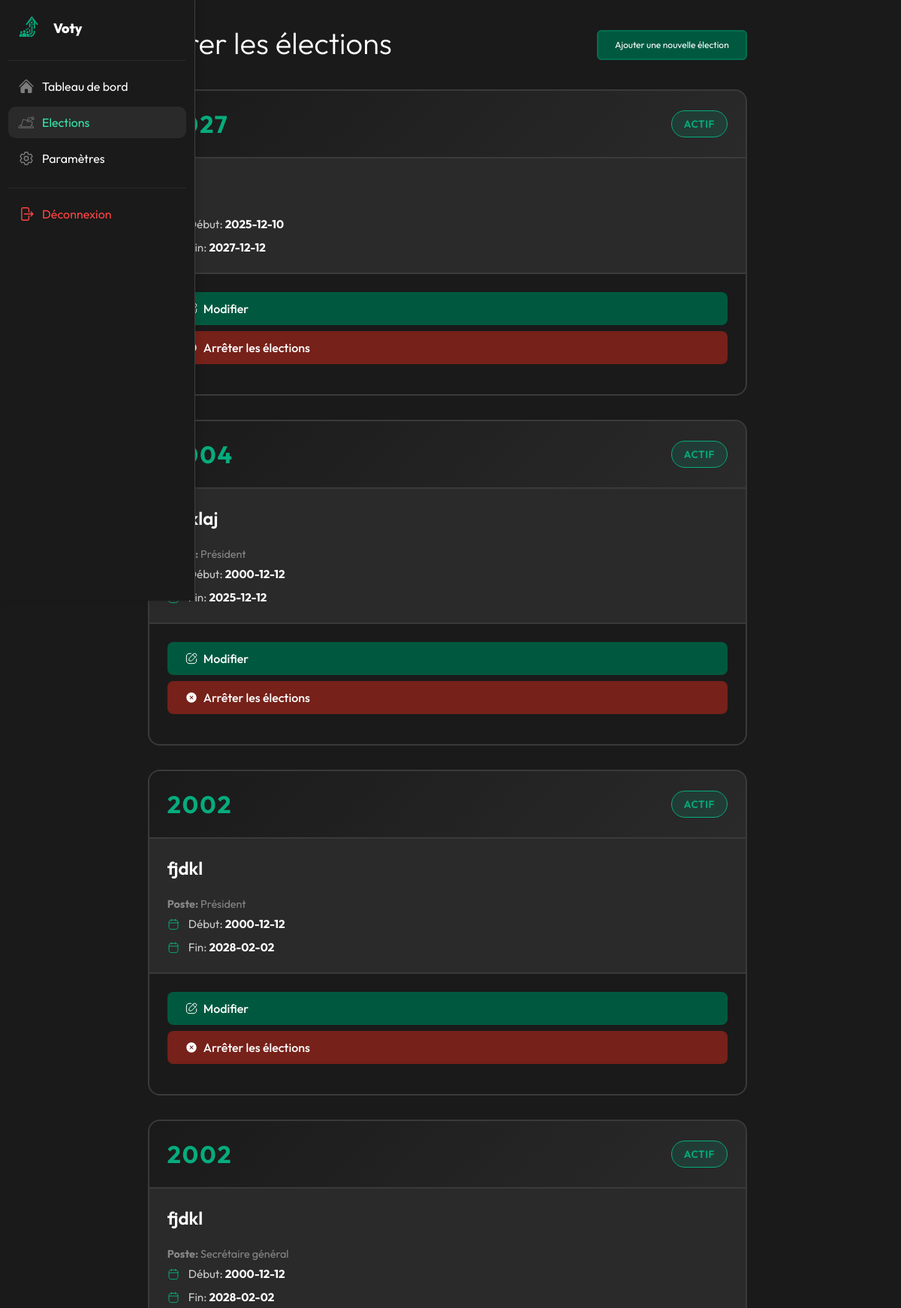
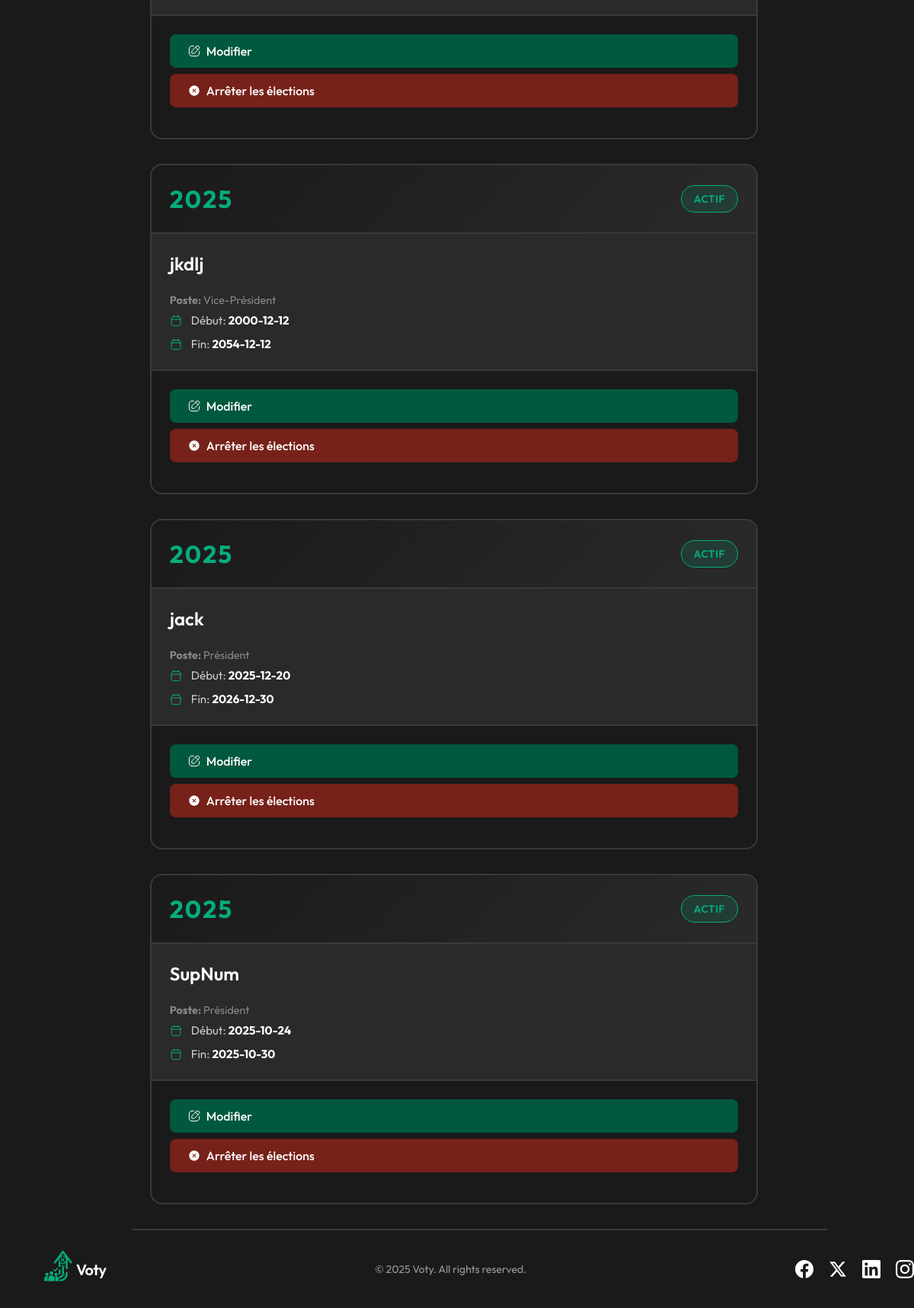
The app's page /super_admin/admin-elections.php (signed in) with its own data (2 pictures, top to bottom).
### tables this page shows
CREATE TABLE `election` (
  `id` int NOT NULL,
  `en_organizer` varchar(255) NOT NULL,
  `fr_organizer` varchar(255) NOT NULL,
  `ar_organizer` varchar(255) NOT NULL,
  `election_type` varchar(100) DEFAULT NULL,
  `year` year NOT NULL,
  `start_date` date DEFAULT NULL,
  `end_date` date DEFAULT NULL,
  `results` enum('publish','nopublish') NOT NULL DEFAULT 'nopublish',
  `status` tinyint(1) NOT NULL DEFAULT '1',
  `created_by` int DEFAULT NULL,
  `created_at` timestamp NULL DEFAULT CURRENT_TIMESTAMP
);

### core/lang.php (called while the page is built, shortened)
<?php
$current_lang = $_SESSION['lang'];
$translations = [];
$lang_file = __DIR__ . "/../lang/{$current_lang}.php";
if (file_exists($lang_file)) {
    $translations = include $lang_file;
} else {
    $translations = include __DIR__ . '/../lang/fr.php';
}
function t($key, $fallback = null)
{
    global $translations;
    $key_lower = strtolower($key);
    foreach ($translations as $k => $v) {
        if (strtolower($k) === $key_lower) {
            return $v;
        }
    }
    return $fallback ?? $key;
}
function lang_dir()
{
    global $current_lang;
    return $current_lang === 'ar' ? 'rtl' : 'ltr';
}
function current_lang()
{
    global $current_lang;
    return $current_lang;
}

### super_admin/admin-elections.php (the view, shortened to what this page needs)
<?php
require_once '../core/lang.php';
require_once '../core/config.php';
$stmt = $pdo->prepare(
    'SELECT e.*,
     MAX(p.en_name) as position_en_name,
     MAX(p.fr_name) as position_fr_name,
     MAX(p.ar_name) as position_ar_name
    FROM election e
    LEFT JOIN position p ON e.id = p.id_election
    GROUP BY e.id
    ORDER BY e.id DESC'
);
$stmt->execute();
$elections = $stmt->fetchAll(PDO::FETCH_ASSOC);
include '../includes/super-admin-header.php';
?>
<div class="admin-elections-container">
    <div class="header-elections">
        <h1><?php echo t('manage_elections', 'Gérer les élections'); ?></h1>
        <div class="btn-add-election">
            <button class="add-election" onclick="addElection(<?= '\''.$current_lang.'\''; ?>)"><?php echo t('add_election', 'Ajouter une nouvelle élection'); ?></button>
        </div>
    </div>
    <div class="elections-grid">
        <?php foreach($elections as $election): ?>
            <div class="election-card">
                <div class="election-card-header">
                    <div class="election-year-badge"><?= $election['year']; ?></div>
                    <?php if( $election['status'] === 1 ): ?>
                        <span class="status-badge status-active"><?php echo t('active', 'Actif'); ?></span>
                    <?php else: ?>
                        <span class="status-badge status-inactive"><?php echo t('inactive', 'Inactif'); ?></span>
                    <?php endif ?>
                </div>
                <div class="election-card-body">
                    <h3 class="election-organizer"><?= $election[$current_lang.'_organizer']; ?></h3>
                    <?php if (!empty($election['position_'.$current_lang.'_name'])): ?>
                        <p style="color: #888; font-size: 0.9rem; margin: 0.5rem 0;">
                            <strong><?php echo t('position', 'Position'); ?>:</strong> <?= $election['position_'.$current_lang.'_name']; ?>
                        </p>
                    <?php endif; ?>
                    <div class="election-dates">
                        <div class="date-item">
                            <span><?php echo t('start', 'Début'); ?>: <strong><?= $election['start_date']; ?></strong></span>
                        </div>
                        <div class="date-item">
                            <span><?php echo t('end', 'Fin'); ?>: <strong><?= $election['end_date']; ?></strong></span>
                        </div>
                    </div>
                </div>
                <div class="election-card-actions">
                    <button class="btn-primary btn-block" onclick="editElection(<?= $election['id']; ?>, <?= '\''.$current_lang.'\'' ?>)" style="margin-bottom: 0.5rem;">
                        <?php echo t('edit','Modifier'); ?>
                    </button>
                    <?php if( $election['status'] === 1 ): ?>
                        <button class="btn-danger btn-block" onclick="stopElection(<?= $election['id']; ?>, <?= '\''.$current_lang.'\'' ?>)">
                            <?php echo t('btn_stop_election','Arrêter les élections'); ?>
                        </button>
                    <?php endif ?>
                </div>
            </div>
        <?php endforeach; ?>
    </div>
</div>
<?php include '../includes/admin-footer.php'; ?>

### includes/super-admin-header.php (shortened to what this page needs)
<?php
require_once '../core/lang.php'; ?>
<!DOCTYPE html>
<html lang="<?php echo current_lang(); ?>" dir="<?php echo lang_dir(); ?>">
<head>
  <link rel="stylesheet" href="../assets/css/global.css" />
  <link rel="stylesheet" href="../assets/css/utilities/animations.css" />
  <link rel="stylesheet" href="../assets/css/utilities/spinner.css" />
  <link rel="stylesheet" href="../assets/css/layout/admin-header.css" />
  <link rel="stylesheet" href="../assets/css/pages/super-admin-dashboard.css" />
  <link rel="stylesheet" href="../assets/css/pages/super-admin-elections.css" />
  <link rel="stylesheet" href="../assets/css/pages/super-admin-settings.css" />
  <link rel="stylesheet" href="../assets/css/pages/super-admin-candidates.css" />
  <link rel="stylesheet" href="../assets/css/pages/super-admin-results.css" />
  <link rel="stylesheet" href="../assets/css/layout/admin-footer.css" />
</head>
<body class="page-fade-in admin-layout">
  <aside class="admin-sidebar" data-collapsible="true" role="navigation" aria-label="Admin sidebar">
    <div class="sidebar-header">
      <a class="brand" href="dashboard.php">
        <img src="../assets/images/voty.svg" alt="Voty" class="brand-icon" />
        <span class="brand-name">Voty</span>
      </a>
    </div>
    <div class="sidebar-sections">
      <div class="sidebar-section">
        <div class="sidebar-separator"></div>
        <ul class="nav-list">
          <li>
            <a class="nav-link <?php echo basename($_SERVER['PHP_SELF']) == 'dashboard.php'
                ? 'active'
                : ''; ?>" href="dashboard.php">
              <span class="icon">
              </span>
              <span class="label"><?php echo t('dashboard', 'Tableau de bord'); ?></span>
            </a>
          </li>
          <li>
            <a class="nav-link <?php echo basename($_SERVER['PHP_SELF']) == 'admin-elections.php'
                ? 'active'
                : ''; ?>" href="admin-elections.php">
              <span class="icon">
              </span>
              <span class="label"><?php echo t('elections', 'Elections'); ?></span>
            </a>
          </li>
          <li>
            <a class="nav-link <?php echo basename($_SERVER['PHP_SELF']) == 'admin-settings.php'
                ? 'active'
                : ''; ?>" href="admin-settings.php">
              <span class="icon">
              </span>
              <span class="label"><?php echo t('settings', 'Paramètres'); ?></span>
            </a>
          </li>
        </ul>
      </div>
      <div class="sidebar-section">
        <div class="sidebar-separator"></div>
        <ul class="nav-list">
          <li>
            <a class="nav-link nav-danger" href="../core/logout.php" id="logoutBtn">
              <span class="icon">
              </span>
              <span class="label btn-text"><?php echo t('logout', 'Déconnexion'); ?></span>
            </a>
          </li>
        </ul>
      </div>
    </div>
  </aside>

### includes/admin-footer.php (shortened to what this page needs)
    <div class="footer-separator"></div>
    <footer>
        <div class="footer-content">
            <div class="footer-left">
                <div class="logo-container">
                    <div class="logo-svg">
                        <a href="./"><img src="../assets/images/voty.svg" class="team-icon" alt="Voty" /></a>
                    </div>
                    <span class="team-name">Voty</span>
                </div>
            </div>
            <div class="footer-center">
                &copy; 2025 Voty. All rights reserved.
            </div>
            <div class="footer-right">
                <a href="#" class="social-link" aria-label="Facebook">
                </a>
                <a href="#" class="social-link" aria-label="X (Twitter)">
                    <svg viewBox="0 0 24 24" xmlns="http://www.w3.org/2000/svg">
                        <path d="M18.244 2.25h3.308l-7.227 8.26 8.502 11.24H16.17l-5.214-6.817L4.99 21.75H1.68l7.73-8.835L1.254 2.25H8.08l4.713 6.231zm-1.161 17.52h1.833L7.084 4.126H5.117z"/>
                    </svg>
                </a>
                <a href="#" class="social-link" aria-label="LinkedIn">
                </a>
                <a href="#" class="social-link" aria-label="Instagram">
                </a>
            </div>
        </div>
    </footer>
</body>
</html>

### assets/css/global.css (style rules this page uses)
* { margin: 0; padding: 0; box-sizing: border-box; outline: none; -webkit-tap-highlight-color: transparent; }
body { font-family: "Outfit", -apple-system, BlinkMacSystemFont, "Segoe UI", Roboto, "Helvetica Neue", Arial, sans-serif; background-color: #1a1a1a; color: #ffffff; }
input, textarea, select, button { font-family: inherit; }
::placeholder { font-family: inherit; }

### assets/css/utilities/animations.css (style rules this page uses)
body::after { content: ''; position: fixed; top: 0; left: 0; width: 100%; height: 100%; background: #010101; z-index: 999999; pointer-events: none; }
body.page-fade-in::after { animation: fadeOut 0.8s ease-in forwards; }

### assets/css/layout/admin-header.css (style rules this page uses)
.admin-sidebar { position: fixed; top: 0; bottom: 0; width: 72px; height: 100vh; background: #1a1a1a; padding: 14px 7px; display: flex; flex-direction: column; gap: 14px; z-index: 1000; overflow-x: hidden; transition: width 0.25s cubic-bezier(0.4, 0, 0.2, 1); }
html[dir='ltr'] .admin-sidebar { left: 0; border-right: 1px solid #404040; }
body.admin-layout { background: #1a1a1a; color: #ffffff; transition: padding-left 0.25s ease, padding-right 0.25s ease; }
html[dir='ltr'] body.admin-layout { padding-left: 60px; }
.sidebar-separator { width: 100%; height: 1px; background: #292929; border: none; }
.sidebar-header { display: flex; align-items: center; gap: 10px; padding: 4px 12px; }
.brand { display: flex; align-items: center; gap: 10px; text-decoration: none; }
.brand-icon { width: 38px; height: 38px; border-radius: 8px; }
.brand-name { font-size: 18px; font-weight: 800; color: #ffffff; white-space: nowrap; margin-left: 4px; }
.sidebar-section { padding: 6px 4px; }
.nav-list { list-style: none; margin: 12px 0 0; padding: 0; }
.nav-list .active { background: #2a2a2a; color: #36e6a9; padding: 10px 12px; border-radius: 10px; }
.nav-link { display: grid; grid-template-columns: 22px 1fr; align-items: center; gap: 10px; padding: 10px 12px; color: #ffffff; margin-bottom: 5px; text-decoration: none; border-radius: 10px; border: 1px solid transparent; background: transparent; transition: background 0.3s, color 0.3s, border-color 0.3s, transform 0.3s; }
.nav-link .icon { color: #7d7d7d; display: inline-flex; flex-shrink: 0; transition: color 0.15s; }
.nav-link .label { white-space: nowrap; overflow: hidden; }
.nav-link.nav-danger { color: #ff4444; }
.nav-link.nav-danger .icon { color: #ff4444; }
.brand-name, .sidebar-search input, .section-title, .nav-link .label { opacity: 0; width: 0; visibility: hidden; pointer-events: none; transition: opacity 0.15s, width 0.2s, margin 0.25s; }

### assets/css/pages/super-admin-elections.css (style rules this page uses)
.admin-elections-container { min-height: 93vh; margin: 4vh; max-width: 70%; margin-left: 12%; }
.admin-elections-container .header-elections { display: flex; justify-content: space-between; align-items: center; margin-bottom: 2rem; flex-wrap: wrap; gap: 1rem; }
.admin-elections-container .btn-add-election .add-election { height: 5vh; width: 25vh; font-size: 1.5vh; color: #fff; background-color: #00593f; border: 2px solid #036d4f; border-radius: 6px; cursor: pointer; transition: transform 0.1s ease, background 0.2s ease; }
.elections-grid { display: grid; grid-template-columns: repeat(auto-fill, minmax(400px, 1fr)); gap: 2rem; margin-top: 2rem; }
.election-card { background: #2a2a2a; border: 2px solid #3a3a3a; border-radius: 16px; overflow: hidden; transition: all 0.3s ease; }
.election-card-header { background: linear-gradient(135deg, #1a1a1a 0%, #2a2a2a 100%); padding: 1.5rem; display: flex; justify-content: space-between; align-items: center; border-bottom: 2px solid #3a3a3a; }
.election-year-badge { font-size: 2rem; font-weight: 700; color: #06ac7d; letter-spacing: 2px; }
.status-badge { padding: 0.5rem 1rem; border-radius: 20px; font-size: 0.85rem; font-weight: 600; text-transform: uppercase; letter-spacing: 0.5px; }
.status-active { background: rgba(6, 172, 125, 0.15); color: #06ac7d; border: 1px solid #06ac7d; }
.election-card-body { padding: 1.5rem; }
.election-organizer { font-size: 1.5rem; font-weight: 600; color: #fff; margin: 0 0 1.5rem 0; }
.election-dates { display: flex; flex-direction: column; gap: 0.75rem; }
.date-item { display: flex; align-items: center; gap: 0.75rem; color: #ccc; font-size: 0.95rem; }
.date-item svg { color: #06ac7d; flex-shrink: 0; }
.date-item strong { color: #fff; }
.election-card-actions { padding: 1.5rem; border-top: 2px solid #3a3a3a; background: #1a1a1a; }
.btn-block { width: 100%; margin-bottom: 1rem; }

### records on screen
election: year "2027", start_date "2025-12-10", end_date "2027-12-12"
election: year "2004", position_ "Président", start_date "2000-12-12", end_date "2025-12-12"
election: year "2002", fr_organizer "fjdkl", position_ "Président", start_date "2000-12-12", end_date "2028-02-02"
election: year "2002", fr_organizer "fjdkl", position_ "Secrétaire général", start_date "2000-12-12", end_date "2028-02-02"
election: year "2025", fr_organizer "jkdlj", position_ "Vice-Président", start_date "2000-12-12", end_date "2054-12-12"
election: year "2025", fr_organizer "jack", position_ "Président", start_date "2025-12-20", end_date "2026-12-30"
election: year "2025", fr_organizer "SupNum", position_ "Président", start_date "2025-10-24", end_date "2025-10-30"

### other values on screen
t('dashboard', 'Tableau de bord') "Tableau de bord"
t('elections', 'Elections') "Elections"
t('settings', 'Paramètres') "Paramètres"
t('logout', 'Déconnexion') "Déconnexion"
t('manage_elections', 'Gérer les élections') "Gérer les élections"
t('add_election', 'Ajouter une nouvelle élection') "Ajouter une nouvelle élection"
